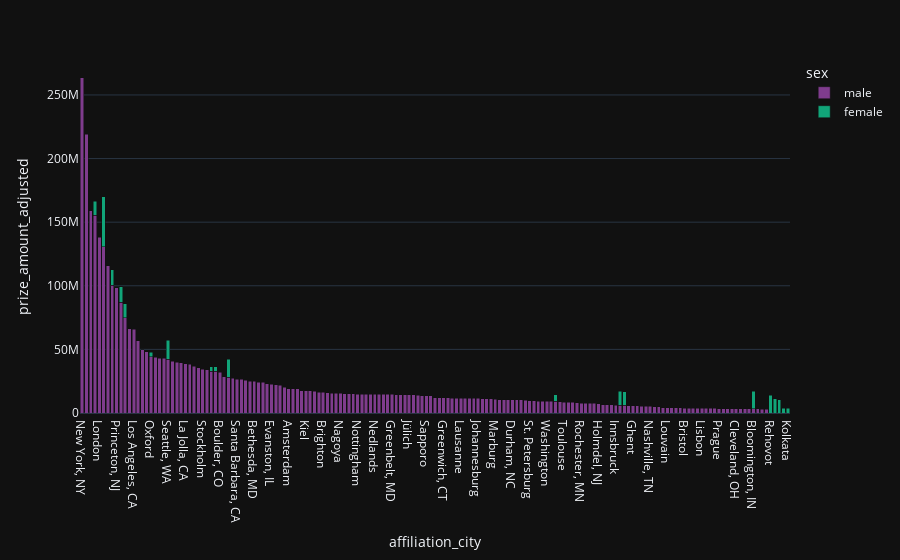

The notebook cell saved with this chart:
### Code cell
df_dados_city = px.bar(
    df_nobel_city,
    x='affiliation_city',
    y='prize_amount_adjusted',
    color='sex',
    color_discrete_sequence=px.colors.qualitative.Bold,
    barmode='stack'
)
df_dados_city.show()

### Figure 1 — Plotly figure (JSON) as saved in the notebook; plotly's stock layout.template omitted (floating-point values rounded to 4 significant figures; data arrays with more than 128 entries replaced by an {"elided": "..."} marker saying what was removed)
{"data": [{"hovertemplate": "sex=male<br>affiliation_city=%{x}<br>prize_amount_adjusted=%{y}<extra></extra>", "legendgroup": "male", "marker": {"color": "rgb(127, 60, 141)", "pattern": {"shape": ""}}, "name": "male", "orientation": "v", "showlegend": true, "textposition": "auto", "x": {"elided": "160 str values"}, "xaxis": "x", "y": {"elided": "160 int values"}, "yaxis": "y", "type": "bar"}, {"hovertemplate": "sex=female<br>affiliation_city=%{x}<br>prize_amount_adjusted=%{y}<extra></extra>", "legendgroup": "female", "marker": {"color": "rgb(17, 165, 121)", "pattern": {"shape": ""}}, "name": "female", "orientation": "v", "showlegend": true, "textposition": "auto", "x": ["Paris", "Seattle, WA", "Bloomington, IN", "Rehovot", "Baltimore, MD", "Berlin", "Berkeley, CA", "Waterloo", "Pasadena, CA", "Szeged", "Stanford, CA", "Birmingham", "Trondheim", "Rome", "Bronx, NY", "Kolkata", "St. Louis, MO", "San Diego, CA", "Oxford"], "xaxis": "x", "y": [39260374, 14874529, 13857393, 13857393, 13857393, 12361835, 12361835, 11380800, 11380800, 11314967, 11162900, 10596648, 10596648, 5182514, 3896009, 3778486, 3685518, 3590371, 3576149], "yaxis": "y", "type": "bar"}], "layout": {"xaxis": {"anchor": "y", "domain": [0.0, 1.0], "title": {"text": "affiliation_city"}}, "yaxis": {"anchor": "x", "domain": [0.0, 1.0], "title": {"text": "prize_amount_adjusted"}}, "legend": {"title": {"text": "sex"}, "tracegroupgap": 0}, "margin": {"t": 60}, "barmode": "stack"}}
